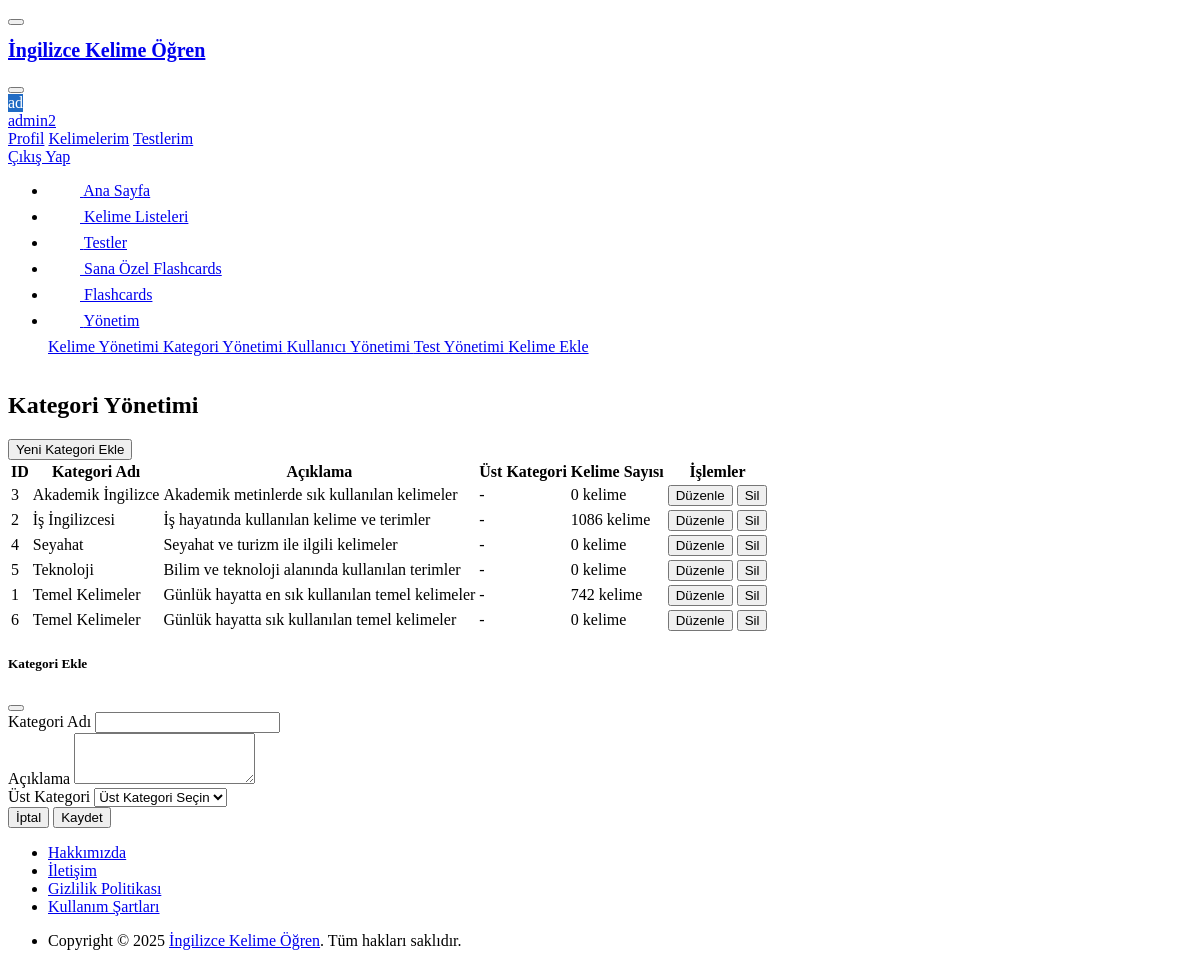
Screenshot of /admin/categories.php (signed in) with the database file from the repository.
### tables this page shows
CREATE TABLE `categories` (
  `id` int(11) NOT NULL AUTO_INCREMENT,
  `name` varchar(50) NOT NULL,
  `description` text DEFAULT NULL,
  `parent_id` int(11) DEFAULT NULL,
  `created_at` timestamp NOT NULL DEFAULT current_timestamp(),
  PRIMARY KEY (`id`),
  KEY `parent_id` (`parent_id`),
  CONSTRAINT `categories_ibfk_1` FOREIGN KEY (`parent_id`) REFERENCES `categories` (`id`) ON DELETE SET NULL
);

### admin/categories.php (the view, shortened to what this page needs)
<?php
include '../includes/header/header.php';
try {
    $db = dbConnect();
    $categories = $db->query("
        SELECT c.*,
               (SELECT COUNT(*) FROM words WHERE category_id = c.id) as word_count,
               p.name as parent_name
        FROM categories c
        LEFT JOIN categories p ON c.parent_id = p.id
        ORDER BY c.name
    ")->fetchAll();
} catch (PDOException $e) {
    $error = "Kategoriler yüklenirken bir hata oluştu.";
}
?>
<div class="container-xl">
    <div class="page-header d-print-none">
        <div class="row align-items-center">
            <div class="col">
                <h2 class="page-title">Kategori Yönetimi</h2>
            </div>
            <div class="col-auto ms-auto">
                <button class="btn btn-primary" onclick="showAddCategoryModal()">
                    <i class="ti ti-plus"></i> Yeni Kategori Ekle
                </button>
            </div>
        </div>
    </div>
    <div class="card">
        <div class="card-body">
            <div class="table-responsive">
                <table class="table table-vcenter">
                    <thead>
                        <tr>
                            <th>ID</th>
                            <th>Kategori Adı</th>
                            <th>Açıklama</th>
                            <th>Üst Kategori</th>
                            <th>Kelime Sayısı</th>
                            <th>İşlemler</th>
                        </tr>
                    </thead>
                    <tbody>
                        <?php foreach ($categories as $category): ?>
                        <tr>
                            <td><?php echo $category['id']; ?></td>
                            <td><?php echo htmlspecialchars($category['name']); ?></td>
                            <td><?php echo htmlspecialchars($category['description'] ?? ''); ?></td>
                            <td><?php echo htmlspecialchars($category['parent_name'] ?? '-'); ?></td>
                            <td>
                                <span class="badge"><?php echo $category['word_count']; ?> kelime</span>
                            </td>
                            <td>
                                <div class="btn-list">
                                    <button class="btn btn-sm btn-warning"
                                            onclick="showEditCategoryModal(<?php echo htmlspecialchars(json_encode($category)); ?>)">
                                        <i class="ti ti-edit"></i> Düzenle
                                    </button>
                                    <button class="btn btn-sm btn-danger"
                                            onclick="deleteCategory(<?php echo $category['id']; ?>)">
                                        <i class="ti ti-trash"></i> Sil
                                    </button>
                                </div>
                            </td>
                        </tr>
                        <?php endforeach; ?>
                    </tbody>
                </table>
            </div>
        </div>
    </div>
</div>
<div class="modal fade" id="categoryModal" tabindex="-1">
    <div class="modal-dialog">
        <div class="modal-content">
            <div class="modal-header">
                <h5 class="modal-title" id="modalTitle">Kategori Ekle</h5>
                <button type="button" class="btn-close" data-bs-dismiss="modal"></button>
            </div>
            <div class="modal-body">
                <form id="categoryForm">
                    <div class="mb-3">
                        <label class="form-label">Kategori Adı</label>
                        <input type="text" class="form-control" id="categoryName" name="name" required>
                    </div>
                    <div class="mb-3">
                        <label class="form-label">Açıklama</label>
                        <textarea class="form-control" id="categoryDescription" name="description" rows="3"></textarea>
                    </div>
                    <div class="mb-3">
                        <label class="form-label">Üst Kategori</label>
                        <select class="form-select" id="parentCategory" name="parent_id">
                            <option value="">Üst Kategori Seçin</option>
                        </select>
                    </div>
                </form>
            </div>
            <div class="modal-footer">
                <button type="button" class="btn btn-secondary" data-bs-dismiss="modal">İptal</button>
                <button type="button" class="btn btn-primary" onclick="saveCategory()">Kaydet</button>
            </div>
        </div>
    </div>
</div>
<?php include '../includes/footer/footer.php'; ?>

### assets/css/style.css (style rules this page uses)
:root { --primary-color: #206bc4; --secondary-color: #626976; --success-color: #2fb344; --warning-color: #f76707; --danger-color: #d63939; --info-color: #4299e1; --bg-color: #ffffff; --text-color: #1f2937; --card-bg: #ffffff; --border-color: #e5e7eb; }

### rows the page displays
categories: id "3", name "Akademik İngilizce", description "Akademik metinlerde sık kullanılan kelimeler", parent_name "-", word_count "0"
categories: id "2", name "İş İngilizcesi", description "İş hayatında kullanılan kelime ve terimler", parent_name "-", word_count "1086"
categories: id "4", name "Seyahat", description "Seyahat ve turizm ile ilgili kelimeler", parent_name "-", word_count "0"
categories: id "5", name "Teknoloji", description "Bilim ve teknoloji alanında kullanılan terimler", parent_name "-", word_count "0"
categories: id "1", name "Temel Kelimeler", description "Günlük hayatta en sık kullanılan temel kelimeler", parent_name "-", word_count "742"
categories: id "6", name "Temel Kelimeler", description "Günlük hayatta sık kullanılan temel kelimeler", parent_name "-", word_count "0"

### other values shown
substr($_SESSION['username'], 0, 2) "ad"
$_SESSION['username'] "admin2"
